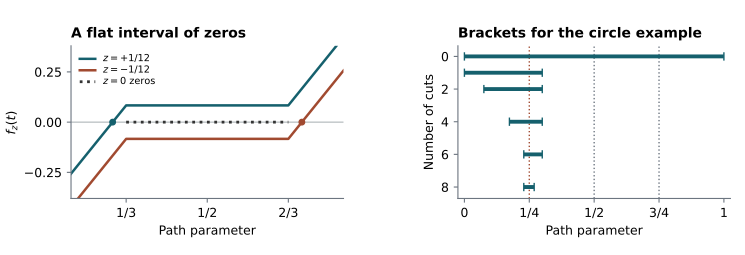

Source code (Python):
"""Reproduce the explanatory figure. The bracket endpoints are computed exactly."""
from fractions import Fraction
from pathlib import Path
import sys

import matplotlib
matplotlib.use("Agg")
import matplotlib.pyplot as plt

HERE = Path(__file__).resolve().parent
sys.path.insert(0, str(HERE.parent / "examples"))
from topology_crossing import shrink

plt.rcParams.update({"font.size": 9, "pdf.fonttype": 42, "font.family": "DejaVu Sans",
                     "axes.spines.top": False, "axes.spines.right": False})
teal, rust, grey = "#15606d", "#a14a30", "#6c7580"
fig, (left, right) = plt.subplots(1, 2, figsize=(7.45, 2.55))
fig.subplots_adjust(left=.095, right=.982, bottom=.22, top=.82, wspace=.42)

nodes = [0, 1/3, 2/3, 1]
left.axhline(0, color="#abb2b5", linewidth=.8)
for shift, color, label in [(1/12, teal, r"$z=+1/12$"), (-1/12, rust, r"$z=-1/12$")]:
    vals = [min(3*t-1, 0)+max(3*t-2, 0)+shift for t in nodes]
    root = (1-shift)/3 if shift > 0 else (2-shift)/3
    left.plot(nodes, vals, color=color, linewidth=1.8, label=label)
    left.plot([root], [0], "o", color=color, markersize=4)
left.plot([1/3, 2/3], [0, 0], linestyle=":", color="#333333", linewidth=2, label=r"$z=0$ zeros")
left.set(xlim=(.22, .78), ylim=(-.38, .38), xlabel="Path parameter", ylabel=r"$f_z(t)$",
         xticks=[1/3, .5, 2/3], xticklabels=["1/3", "1/2", "2/3"], yticks=[-.25, 0, .25])
left.set_title("A flat interval of zeros", loc="left", fontsize=10, fontweight="bold")
left.legend(loc="upper left", ncol=1, frameon=False, fontsize=7, handlelength=1.6, labelspacing=.18)

lo, hi = Fraction(0), Fraction(1)
for j in range(9):
    if j in (0, 1, 2, 4, 6, 8):
        right.plot([float(lo),float(hi)],[j,j],color=teal,linewidth=2.8,solid_capstyle="butt")
        right.plot([float(lo),float(hi)],[j,j],"|",color=teal,markersize=6)
    lo, hi = shrink(lo, hi)
for t in (.25,.5,.75):
    right.axvline(t,ls=":",color=rust if t==.25 else grey,lw=1,zorder=0)
right.set(xlim=(-.025,1.025),ylim=(8.7,-.65), xlabel="Path parameter", ylabel="Number of cuts",
          xticks=[0,.25,.5,.75,1], xticklabels=["0","1/4","1/2","3/4","1"], yticks=[0,2,4,6,8])
right.set_title("Brackets for the circle example",loc="left",fontsize=10,fontweight="bold")
for ax in (left,right):
    ax.tick_params(length=3, color=grey)
    ax.spines["left"].set_color(grey)
    ax.spines["bottom"].set_color(grey)
fig.savefig(HERE / "root_selection.pdf",metadata={"Title":"Root selection and crossing brackets"})
